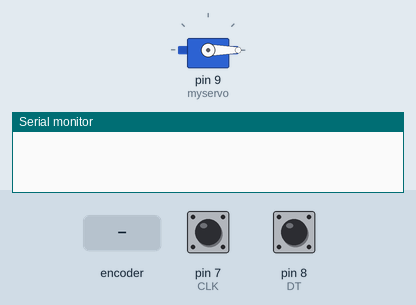
Recording of a program running on a simulated Arduino Uno, built with avr-gcc and run on an emulated ATmega328P. On the bench: servo, the last lines printed to the serial monitor. The test bench sets the inputs (shaded band); at power-on: pin 7 (CLK) HIGH, pin 8 (DT) HIGH.

Above: at 1.2 s.
1.3 s: rotary encoder on pin 7 (CLK) / pin 8 (DT) turned 2 steps (second pin leading)
At 2.5 s:
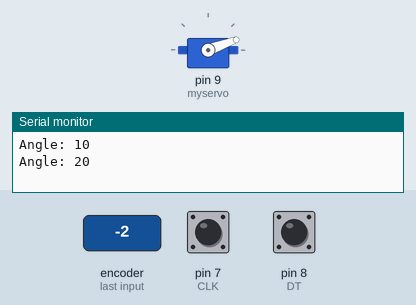
3.2 s: rotary encoder on pin 7 (CLK) / pin 8 (DT) turned 2 steps (second pin leading)
At 3.9 s:
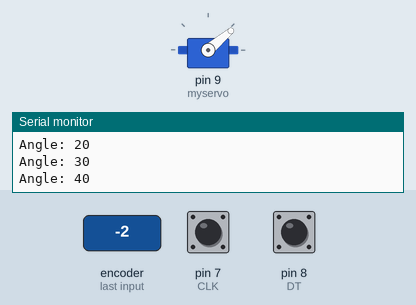
5.1 s: rotary encoder on pin 7 (CLK) / pin 8 (DT) turned 2 steps (second pin leading)
At 6.6 s:
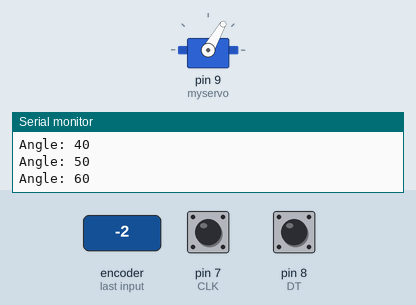
7.0 s: rotary encoder on pin 7 (CLK) / pin 8 (DT) turned 2 steps (second pin leading)
At 8.1 s:
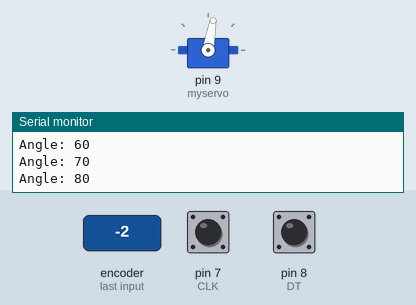
8.9 s: rotary encoder on pin 7 (CLK) / pin 8 (DT) turned 2 steps (second pin leading)
At 9.5 s:
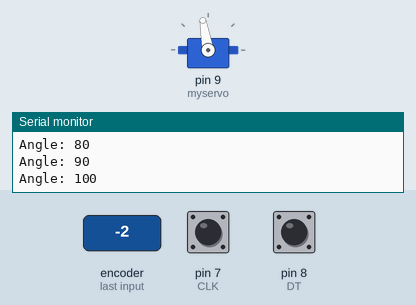
Timing chart, 0 to 11.8 s (numbered marks = the images above; inputs shaded):
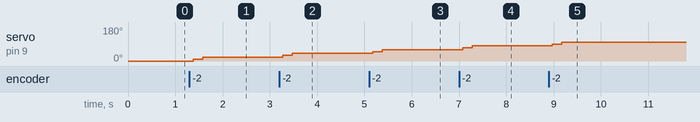

The program:

main.cpp
```cpp
// Rotary Encoder Inputs
#include <Arduino.h>
#include <Servo.h>

#define CLK 7
#define DT 8
// #define SW 4

Servo myservo;

int counter = 0;
int currentStateCLK;
int lastStateCLK;
// unsigned long lastButtonPress = 0;

void setup()
{
	// Set encoder pins as inputs
	pinMode(CLK, INPUT);
	pinMode(DT, INPUT);
	// pinMode(SW, INPUT_PULLUP);

	// Setup Serial Monitor
	Serial.begin(9600);
	// Read the initial state of CLK
	lastStateCLK = digitalRead(CLK);
	myservo.attach(9);
}

void loop()
{
	// Read the current state of CLK
	currentStateCLK = digitalRead(CLK);

	// If last and current state of CLK are different, then pulse occurred
	// React to only 1 state change to avoid double count
	if (currentStateCLK != lastStateCLK && currentStateCLK == 1)
	{

		// If the DT state is different than the CLK state then
		// the encoder is rotating CCW so decrement
		if (digitalRead(DT) != currentStateCLK)
		{
			if (counter != 0)
				counter-=10;
		}
		else
		{
			// Encoder is rotating CW so increment
			if (counter != 180)
				counter+=10;
		}
		Serial.print("Angle: ");
		Serial.println(counter);
	}

	// Remember last CLK state
	lastStateCLK = currentStateCLK;

	// Read the button state
	// int btnState = digitalRead(SW);

	// If we detect LOW signal, button is pressed
	// if (btnState == LOW)
	// {
	// 	// if 50ms have passed since last LOW pulse, it means that the
	// 	// button has been pressed, released and pressed again
	// 	if (millis() - lastButtonPress > 50)
	// 	{
	// 		Serial.println("Button pressed!");
	// 	}

	// 	// Remember last button press event
	// 	lastButtonPress = millis();
	// }

	// Put in a slight delay to help debounce the reading

	myservo.write(counter);

	delay(1);
}
```

Measured:
- after the input at 1.3 s, servo on pin 9 (myservo): 0° → 10° after 0.08 s, → 20° 0.20 s later
- after the input at 3.2 s, servo on pin 9 (myservo): 20° → 30° after 0.08 s, → 40° 0.20 s later
- after the input at 5.1 s, servo on pin 9 (myservo): 40° → 50° after 0.08 s, → 60° 0.20 s later
- after the input at 7.0 s, servo on pin 9 (myservo): 60° → 70° after 0.08 s, → 80° 0.20 s later
- after the input at 8.9 s, servo on pin 9 (myservo): 80° → 90° after 0.08 s, → 100° 0.20 s later
